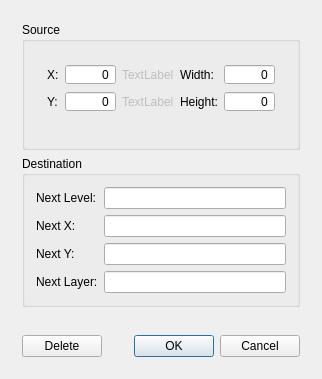
<?xml version="1.0" encoding="UTF-8"?>
<ui version="4.0">
 <class>EditLinkDialogClass</class>
 <widget class="QDialog" name="EditLinkDialogClass">
  <property name="geometry">
   <rect>
    <x>0</x>
    <y>0</y>
    <width>304</width>
    <height>379</height>
   </rect>
  </property>
  <property name="windowTitle">
   <string>Edit Link</string>
  </property>
  <layout class="QVBoxLayout" name="verticalLayout">
   <item>
    <widget class="QWidget" name="widget" native="true">
     <layout class="QVBoxLayout" name="verticalLayout_2">
      <item>
       <widget class="QGroupBox" name="groupBox">
        <property name="title">
         <string>Source</string>
        </property>
        <layout class="QVBoxLayout" name="verticalLayout_3">
         <item>
          <widget class="QWidget" name="widget_5" native="true">
           <property name="minimumSize">
            <size>
             <width>0</width>
             <height>70</height>
            </size>
           </property>
           <layout class="QGridLayout" name="gridLayout">
            <item row="3" column="0">
             <widget class="QLabel" name="label_3">
              <property name="sizePolicy">
               <sizepolicy hsizetype="Maximum" vsizetype="Preferred">
                <horstretch>0</horstretch>
                <verstretch>0</verstretch>
               </sizepolicy>
              </property>
              <property name="text">
               <string>Y:</string>
              </property>
             </widget>
            </item>
            <item row="3" column="4">
             <widget class="QLabel" name="label_5">
              <property name="sizePolicy">
               <sizepolicy hsizetype="Maximum" vsizetype="Preferred">
                <horstretch>0</horstretch>
                <verstretch>0</verstretch>
               </sizepolicy>
              </property>
              <property name="text">
               <string>Height:</string>
              </property>
             </widget>
            </item>
            <item row="0" column="3">
             <widget class="QLabel" name="localXText">
              <property name="enabled">
               <bool>false</bool>
              </property>
              <property name="text">
               <string>TextLabel</string>
              </property>
             </widget>
            </item>
            <item row="0" column="0">
             <widget class="QLabel" name="label_2">
              <property name="sizePolicy">
               <sizepolicy hsizetype="Maximum" vsizetype="Preferred">
                <horstretch>0</horstretch>
                <verstretch>0</verstretch>
               </sizepolicy>
              </property>
              <property name="text">
               <string>X:</string>
              </property>
             </widget>
            </item>
            <item row="0" column="4">
             <widget class="QLabel" name="label_4">
              <property name="sizePolicy">
               <sizepolicy hsizetype="Maximum" vsizetype="Preferred">
                <horstretch>0</horstretch>
                <verstretch>0</verstretch>
               </sizepolicy>
              </property>
              <property name="text">
               <string>Width:</string>
              </property>
             </widget>
            </item>
            <item row="3" column="1">
             <widget class="QSpinBox" name="ySpinBox">
              <property name="alignment">
               <set>Qt::AlignmentFlag::AlignRight|Qt::AlignmentFlag::AlignTrailing|Qt::AlignmentFlag::AlignVCenter</set>
              </property>
              <property name="buttonSymbols">
               <enum>QAbstractSpinBox::ButtonSymbols::NoButtons</enum>
              </property>
              <property name="minimum">
               <number>-100</number>
              </property>
              <property name="maximum">
               <number>999999</number>
              </property>
             </widget>
            </item>
            <item row="3" column="3">
             <widget class="QLabel" name="localYText">
              <property name="enabled">
               <bool>false</bool>
              </property>
              <property name="text">
               <string>TextLabel</string>
              </property>
             </widget>
            </item>
            <item row="0" column="1">
             <widget class="QSpinBox" name="xSpinBox">
              <property name="alignment">
               <set>Qt::AlignmentFlag::AlignRight|Qt::AlignmentFlag::AlignTrailing|Qt::AlignmentFlag::AlignVCenter</set>
              </property>
              <property name="buttonSymbols">
               <enum>QAbstractSpinBox::ButtonSymbols::NoButtons</enum>
              </property>
              <property name="minimum">
               <number>-100</number>
              </property>
              <property name="maximum">
               <number>999999</number>
              </property>
             </widget>
            </item>
            <item row="0" column="5">
             <widget class="QSpinBox" name="widthSpinBox">
              <property name="alignment">
               <set>Qt::AlignmentFlag::AlignRight|Qt::AlignmentFlag::AlignTrailing|Qt::AlignmentFlag::AlignVCenter</set>
              </property>
              <property name="buttonSymbols">
               <enum>QAbstractSpinBox::ButtonSymbols::NoButtons</enum>
              </property>
              <property name="minimum">
               <number>-100</number>
              </property>
              <property name="maximum">
               <number>999999</number>
              </property>
             </widget>
            </item>
            <item row="3" column="5">
             <widget class="QSpinBox" name="heightSpinBox">
              <property name="alignment">
               <set>Qt::AlignmentFlag::AlignRight|Qt::AlignmentFlag::AlignTrailing|Qt::AlignmentFlag::AlignVCenter</set>
              </property>
              <property name="buttonSymbols">
               <enum>QAbstractSpinBox::ButtonSymbols::NoButtons</enum>
              </property>
              <property name="minimum">
               <number>-100</number>
              </property>
              <property name="maximum">
               <number>999999</number>
              </property>
             </widget>
            </item>
           </layout>
          </widget>
         </item>
         <item>
          <spacer name="verticalSpacer">
           <property name="orientation">
            <enum>Qt::Orientation::Vertical</enum>
           </property>
           <property name="sizeHint" stdset="0">
            <size>
             <width>20</width>
             <height>40</height>
            </size>
           </property>
          </spacer>
         </item>
        </layout>
       </widget>
      </item>
      <item>
       <widget class="QGroupBox" name="groupBox_2">
        <property name="title">
         <string>Destination</string>
        </property>
        <layout class="QFormLayout" name="formLayout">
         <item row="0" column="0">
          <widget class="QLabel" name="label">
           <property name="text">
            <string>Next Level:</string>
           </property>
          </widget>
         </item>
         <item row="0" column="1">
          <widget class="QLineEdit" name="nextLevelText"/>
         </item>
         <item row="1" column="0">
          <widget class="QLabel" name="label_6">
           <property name="text">
            <string>Next X:</string>
           </property>
          </widget>
         </item>
         <item row="1" column="1">
          <widget class="QLineEdit" name="nextXText"/>
         </item>
         <item row="2" column="0">
          <widget class="QLabel" name="label_7">
           <property name="text">
            <string>Next Y:</string>
           </property>
          </widget>
         </item>
         <item row="2" column="1">
          <widget class="QLineEdit" name="nextYText"/>
         </item>
         <item row="3" column="0">
          <widget class="QLabel" name="nextLayerLabel">
           <property name="text">
            <string>Next Layer:</string>
           </property>
          </widget>
         </item>
         <item row="3" column="1">
          <widget class="QLineEdit" name="nextLayerLineEdit"/>
         </item>
        </layout>
       </widget>
      </item>
     </layout>
    </widget>
   </item>
   <item>
    <widget class="QWidget" name="widget_2" native="true">
     <property name="sizePolicy">
      <sizepolicy hsizetype="Preferred" vsizetype="Fixed">
       <horstretch>0</horstretch>
       <verstretch>0</verstretch>
      </sizepolicy>
     </property>
     <layout class="QHBoxLayout" name="horizontalLayout">
      <item>
       <widget class="QPushButton" name="deleteButton">
        <property name="minimumSize">
         <size>
          <width>75</width>
          <height>0</height>
         </size>
        </property>
        <property name="text">
         <string>Delete</string>
        </property>
        <property name="icon">
         <iconset resource="../Resources/MainWindow.qrc">
          <normaloff>:/MainWindow/icons/tinycolor/icons8-trash-16.png</normaloff>:/MainWindow/icons/tinycolor/icons8-trash-16.png</iconset>
        </property>
       </widget>
      </item>
      <item>
       <widget class="QDialogButtonBox" name="buttonBox">
        <property name="standardButtons">
         <set>QDialogButtonBox::StandardButton::Cancel|QDialogButtonBox::StandardButton::Ok</set>
        </property>
       </widget>
      </item>
     </layout>
    </widget>
   </item>
  </layout>
 </widget>
 <layoutdefault spacing="6" margin="11"/>
 <resources>
  <include location="../Resources/MainWindow.qrc"/>
 </resources>
 <connections>
  <connection>
   <sender>buttonBox</sender>
   <signal>accepted()</signal>
   <receiver>EditLinkDialogClass</receiver>
   <slot>accept()</slot>
   <hints>
    <hint type="sourcelabel">
     <x>169</x>
     <y>211</y>
    </hint>
    <hint type="destinationlabel">
     <x>127</x>
     <y>116</y>
    </hint>
   </hints>
  </connection>
  <connection>
   <sender>buttonBox</sender>
   <signal>rejected()</signal>
   <receiver>EditLinkDialogClass</receiver>
   <slot>reject()</slot>
   <hints>
    <hint type="sourcelabel">
     <x>169</x>
     <y>211</y>
    </hint>
    <hint type="destinationlabel">
     <x>127</x>
     <y>116</y>
    </hint>
   </hints>
  </connection>
 </connections>
</ui>
